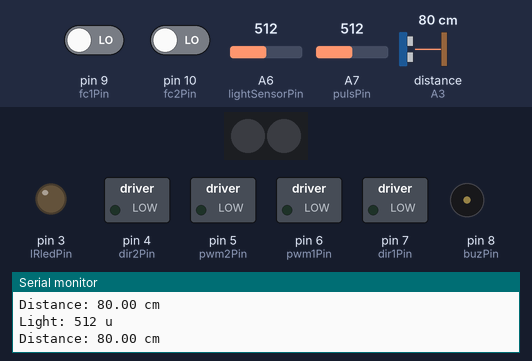
Bench run of a sketch on a simulated Arduino Nano, built with avr-gcc and run on an emulated ATmega328P. On the bench: 2 RGB LEDs in strip order, left to right, switched loads named in the sketch (green lamp = pin HIGH), output pins drawn as LEDs (lit = HIGH), buzzer (waves = sounding), the last lines printed to the serial monitor. Inputs (shaded band) come from the test bench; at power-on: pin 9 (fc1Pin) LOW, pin 10 (fc2Pin) LOW, A7 (pulsPin) = 512, A6 (lightSensorPin) = 512, distance to the obstacle (sensor on A3) 80 cm. The echo pulse lasts 58.3 µs per cm; dim RGB values are drawn brighter than linear; colours are those a GRB WS2812 strip shows for the declared byte order; pins used as bus, display or sensor lines are not drawn.

Above: at 1.2 s.
1.3 s: pin 9 (fc1Pin) driven HIGH
At 2.5 s:
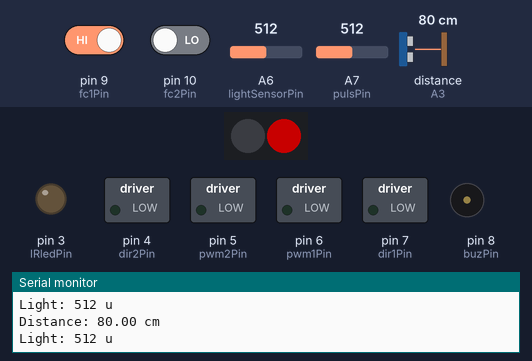
2.9 s: pin 10 (fc2Pin) driven HIGH
At 3.9 s:
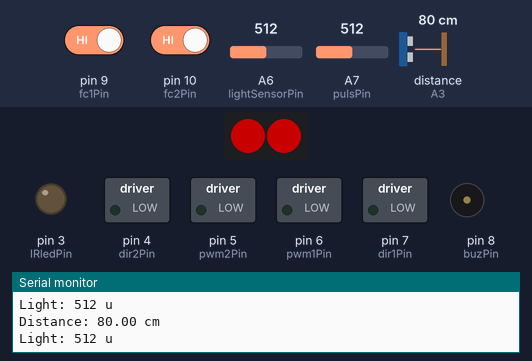
4.5 s: A7 (pulsPin) set to 106
6.0 s: A7 (pulsPin) set to 88
At 11.0 s:
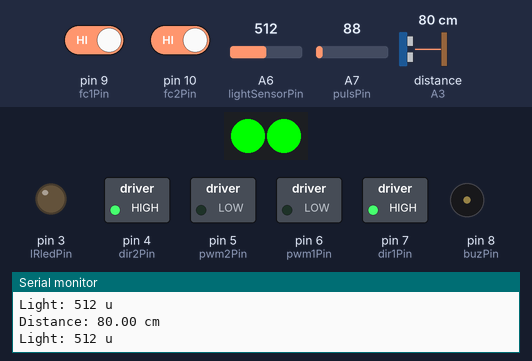
12.0 s: pin 9 (fc1Pin) driven LOW
At 15.7 s:
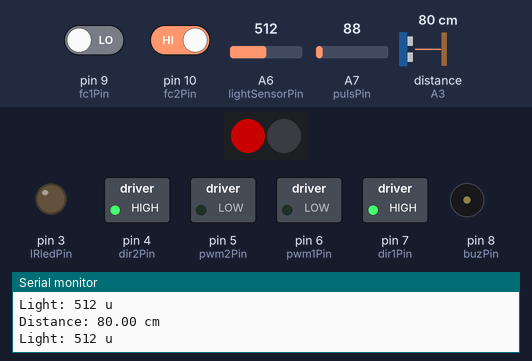
21.0 s: pin 10 (fc2Pin) driven LOW
Timing chart, 0 to 25.0 s (numbered marks = the images above; inputs shaded):
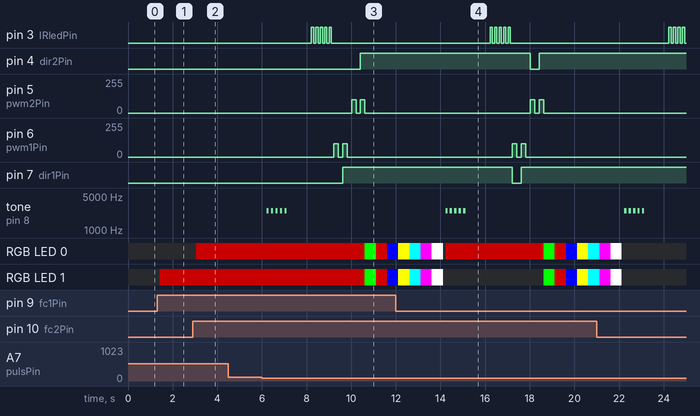

The sketch:

Makeblock_All_IO.ino
```cpp
#include <FastLED.h>
#include <EasyUltrasonic.h>

// If you want to use your HC-SR04/Ping))) ultrasonic sensor in the 3 Pin Mode, then the TRIGPIN value will need to be the same as the ECHOPIN value (The digital pin that is connected to your ultrasonic sensor):
#define TRIGPIN A3 // Digital pin connected to the trig pin of the ultrasonic sensor (mCore Port 3)
#define ECHOPIN A3 // Digital pin connected to the echo pin of the ultrasonic sensor

EasyUltrasonic ultrasonic; // Create the ultrasonic object

// For led chips like WS2812, which have a data line, ground, and power, you just
// need to define DATA_PIN.  For led chipsets that are SPI based (four wires - data, clock,
// ground, and power), like the LPD8806 define both DATA_PIN and CLOCK_PIN
// Clock pin only needed for SPI based chipsets when not using hardware SPI
#define DATA_PIN 13
// How many leds in your strip?
#define NUM_LEDS 2
// Define the array of leds
CRGB leds[NUM_LEDS];

#define ledPin 13   // PIN D13 connected to led builtin and to RGB led WS2812 serial pin
#define buzPin 8
#define IRledPin 3
#define pwm1Pin 6   // motor 1 PWM out
#define pwm2Pin 5   // motor 2 PWM out
#define dir1Pin 7   // motor 1 direction
#define dir2Pin 4   // motor 2 direction (direction command is reversed between the 2 motors because one is mechanichally mounted in opposite direction)


#define lightSensorPin A6
#define pulsPin A7  // onboard button connected to pin A7 (read it as analog input)
#define fc1Pin 9    // line follower sensors connected to mCore port 2
#define fc2Pin 10   // line follower sensors connected to mCore port 2

int state = 0;
int pulsState= 0;   // onboard button connected to pin A7 (read it as analog input)
int fc1State= 0;
int fc2State= 0;
int lightSensor= 0;
float distanceCM= 0;

void setup() {
    Serial.begin(9600);
    pinMode(ledPin, OUTPUT);
    pinMode(buzPin, OUTPUT);
    pinMode(IRledPin, OUTPUT);
    pinMode(dir1Pin, OUTPUT);
    pinMode(dir2Pin, OUTPUT);

    pinMode(fc1Pin, INPUT);  // line follower sensor
    pinMode(fc2Pin, INPUT);  // line follower sensor

    FastLED.addLeds<WS2812, DATA_PIN, RGB>(leds, NUM_LEDS);  // GRB ordering is typical
    ultrasonic.attach(TRIGPIN, ECHOPIN); // Attaches the ultrasonic sensor on the specified pins on the ultrasonic object
}

void loop() {

    fc1State= digitalRead(fc1Pin);
    fc2State= digitalRead(fc2Pin);
    pulsState= analogRead(pulsPin);
    lightSensor= analogRead(lightSensorPin);
    distanceCM = ultrasonic.getDistanceCM(); // Read the distance in centimeters

    delay(100); // delay for sonar readings

    Serial.print("Distance: ");
    Serial.print(distanceCM);
    Serial.println(" cm");

    Serial.print("Light: ");
    Serial.print(lightSensor);
    Serial.println(" u");

    if(fc1State== 1){
      leds[1] = CRGB::DarkGreen;
      FastLED.show();
      }
    else{
      leds[1] = CRGB::Black;
      FastLED.show();
      }
    if(fc2State== 1){
      leds[0] = CRGB::DarkGreen;
      FastLED.show();
      }
    else{
      leds[0] = CRGB::Black;
      FastLED.show();
      }

    if(pulsState< 100){ // button pressed

      for (int i= 0; i<5; i++) {
        tone(buzPin, 2500);  // 2kHz  on buzPin
        delay(100); // pausa
        noTone(buzPin); // questa istruzione serve a spegnere il pin se sopra non ho messo il tempo o se ho più buzzer
        delay(100); // pausa
      }
      for (int i= 0; i<5; i++) {
        digitalWrite(ledPin, HIGH);
        delay(100);
        digitalWrite(ledPin, LOW);
        delay(100);
      }
      for (int i= 0; i<5; i++) {
        digitalWrite(IRledPin, HIGH);
        delay(100);
        digitalWrite(IRledPin, LOW);
        delay(100);
      }

      digitalWrite(dir1Pin, LOW); // motor 1 two directions test
      analogWrite(pwm1Pin, 100);
      delay(200);
      analogWrite(pwm1Pin, 0);
      delay(200);
      digitalWrite(dir1Pin, HIGH);
      analogWrite(pwm1Pin, 100);
      delay(200);
      analogWrite(pwm1Pin, 0);
      delay(200);
      digitalWrite(dir2Pin, LOW); // motor 2 two directions test
      analogWrite(pwm2Pin, 100);
      delay(200);
      analogWrite(pwm2Pin, 0);
      delay(200);
      digitalWrite(dir2Pin, HIGH);
      analogWrite(pwm2Pin, 100);
      delay(200);
      analogWrite(pwm2Pin, 0);

      leds[0] = CRGB::Red; // RGB onboard leds 8 colors test
      leds[1] = CRGB::Red;
      FastLED.show();
      delay(500);
      leds[0] = CRGB::Green;
      leds[1] = CRGB::Green;
      FastLED.show();
      delay(500);
      leds[0] = CRGB::Blue;
      leds[1] = CRGB::Blue;
      FastLED.show();
      delay(500);
      leds[0] = CRGB::Yellow;
      leds[1] = CRGB::Yellow;
      FastLED.show();
      delay(500);
      leds[0] = CRGB::Magenta;
      leds[1] = CRGB::Magenta;
      FastLED.show();
      delay(500);
      leds[0] = CRGB::Cyan;
      leds[1] = CRGB::Cyan;
      FastLED.show();
      delay(500);
      leds[0] = CRGB::White;
      leds[1] = CRGB::White;
      FastLED.show();
      delay(500);
      leds[0] = CRGB::Black;
      leds[1] = CRGB::Black;
      FastLED.show();
  }


 }
```

Measured:
- the behaviour switches between 100 and 99 on A7 (pulsPin) (found by bisection; images 2 and 3)
- after the input at 1.3 s, RGB LED 1: off → RGB(100, 0, 0) after 0.12 s
- after the input at 2.9 s, RGB LED 0: off → RGB(100, 0, 0) after 0.15 s
- after the input at 6.0 s, pin 3 (IRledPin): alternates HIGH for 0.10 s and LOW for 0.10 s, 10 changes in all, then stays LOW, starting after 2.2 s; pin 4 (dir2Pin): LOW → HIGH after 4.4 s
